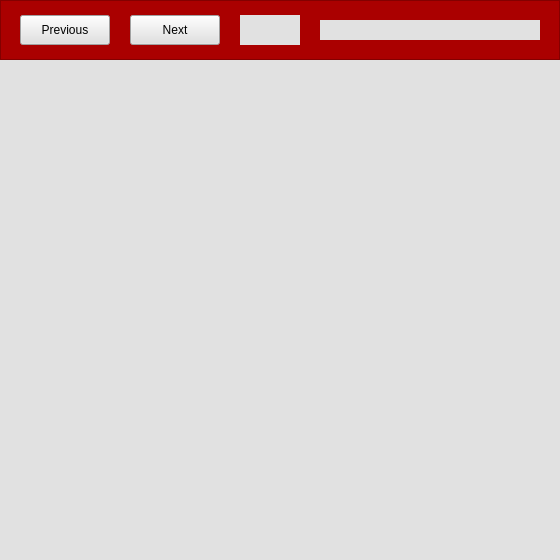
<?xml version="1.0" encoding="UTF-8"?>
<ui version="4.0">
 <class>PhotoDisplay</class>
 <widget class="QMainWindow" name="PhotoDisplay">
  <property name="geometry">
   <rect>
    <x>0</x>
    <y>0</y>
    <width>560</width>
    <height>560</height>
   </rect>
  </property>
  <property name="sizePolicy">
   <sizepolicy hsizetype="Preferred" vsizetype="Preferred">
    <horstretch>0</horstretch>
    <verstretch>0</verstretch>
   </sizepolicy>
  </property>
  <property name="minimumSize">
   <size>
    <width>560</width>
    <height>560</height>
   </size>
  </property>
  <property name="maximumSize">
   <size>
    <width>560</width>
    <height>560</height>
   </size>
  </property>
  <property name="windowTitle">
   <string>MainWindow</string>
  </property>
  <widget class="QWidget" name="centralwidget">
   <widget class="QFrame" name="frame">
    <property name="geometry">
     <rect>
      <x>0</x>
      <y>0</y>
      <width>560</width>
      <height>60</height>
     </rect>
    </property>
    <property name="styleSheet">
     <string notr="true">background-color: rgb(170, 0, 0);</string>
    </property>
    <property name="frameShape">
     <enum>QFrame::StyledPanel</enum>
    </property>
    <property name="frameShadow">
     <enum>QFrame::Raised</enum>
    </property>
    <widget class="QPushButton" name="pushButton">
     <property name="geometry">
      <rect>
       <x>20</x>
       <y>15</y>
       <width>90</width>
       <height>30</height>
      </rect>
     </property>
     <property name="styleSheet">
      <string notr="true">background-color: rgb(225, 225, 225);</string>
     </property>
     <property name="text">
      <string>Previous</string>
     </property>
    </widget>
    <widget class="QPushButton" name="pushButton_2">
     <property name="geometry">
      <rect>
       <x>130</x>
       <y>15</y>
       <width>90</width>
       <height>30</height>
      </rect>
     </property>
     <property name="styleSheet">
      <string notr="true">background-color: rgb(225, 225, 225);</string>
     </property>
     <property name="text">
      <string>Next</string>
     </property>
    </widget>
    <widget class="QLabel" name="label">
     <property name="geometry">
      <rect>
       <x>240</x>
       <y>15</y>
       <width>60</width>
       <height>30</height>
      </rect>
     </property>
     <property name="styleSheet">
      <string notr="true">background-color: rgb(225, 225, 225);</string>
     </property>
     <property name="text">
      <string/>
     </property>
    </widget>
    <widget class="QLabel" name="label_2">
     <property name="geometry">
      <rect>
       <x>320</x>
       <y>20</y>
       <width>220</width>
       <height>20</height>
      </rect>
     </property>
     <property name="styleSheet">
      <string notr="true">background-color: rgb(225, 225, 225);</string>
     </property>
     <property name="text">
      <string/>
     </property>
    </widget>
   </widget>
   <widget class="QLabel" name="Image">
    <property name="geometry">
     <rect>
      <x>0</x>
      <y>60</y>
      <width>560</width>
      <height>500</height>
     </rect>
    </property>
    <property name="styleSheet">
     <string notr="true">background-color: rgb(225, 225, 225);</string>
    </property>
    <property name="text">
     <string/>
    </property>
   </widget>
  </widget>
 </widget>
 <resources/>
 <connections/>
</ui>
